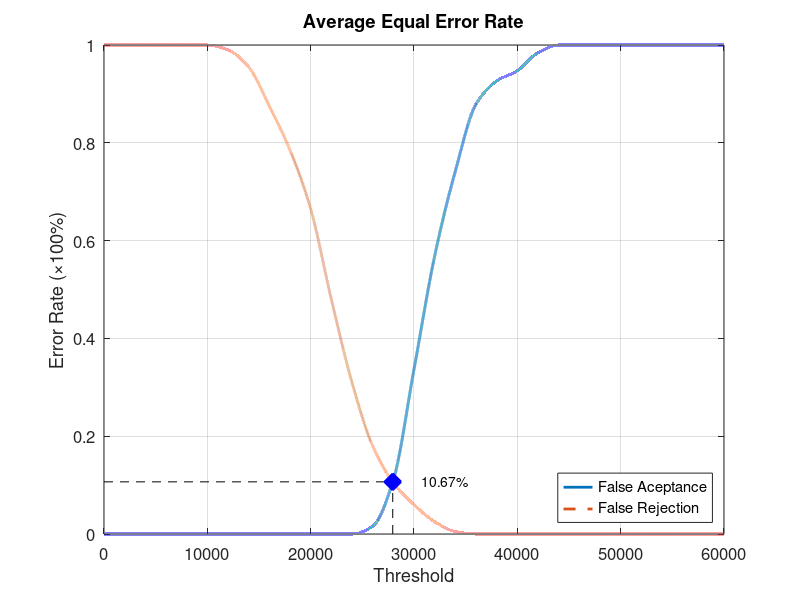
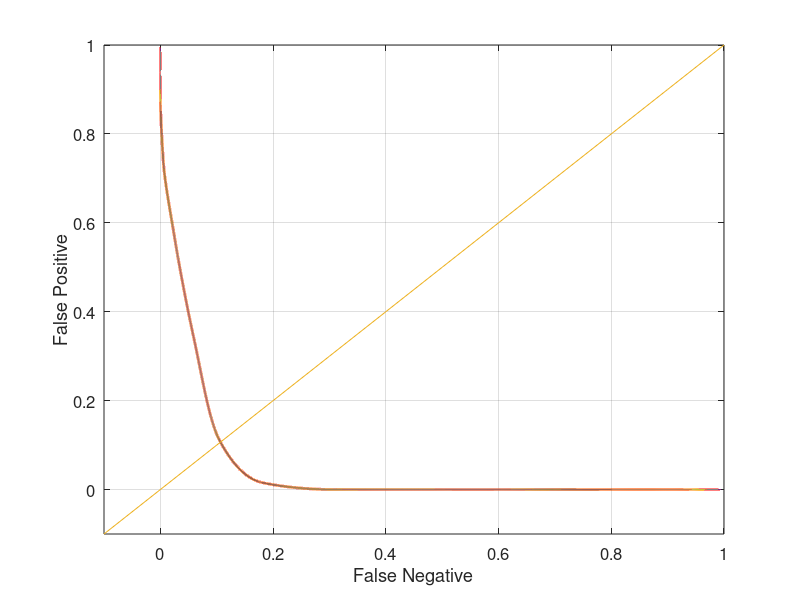

MATLAB code for these plots, in order:
function yEER = Database5_1
close all;
clear;
clc;
x = 0:2000:60000;
xq = 0:0.5:60000;

y0 = [0 0 0 0 0 0 0 0 0 0 0 0 0 0.0157895 0.110526 0.336842 0.568421 0.742105 0.878947 0.926316 0.947368 0.984211 1 1 1 1 1 1 1 1 1];
yy0 = interp1(x, y0, xq, 'pchip');
y1 = [1 1 1 1 1 1 0.99 0.955 0.875 0.785 0.665 0.48 0.31 0.18 0.105 0.06 0.025 0.005 0 0 0 0 0 0 0 0 0 0 0 0 0];
yy1 = interp1(x, y1, xq, 'pchip');

% Calculating EER: 
y2 = abs(y0 - y1);
find(y2 == min(y2))
yy2 = abs(yy0 - yy1);
xEER = find(yy2 == min(yy2));
xEERIndex = xq(xEER) % X-axis EER
yEER = yy0(xEER) % Y-axis EER

main = figure
plot(xq, yy0,'-','LineWidth', 2);	hold on
plot(xq, yy1,'--','LineWidth', 2);	hold on
plot([xEERIndex xEERIndex], [0 yEER], 'k--');	hold on
plot([0 xEERIndex], [yEER yEER], 'k--');	hold on
plot(xEERIndex, yEER, 'bx', 'LineWidth', 10);	hold on
text(xEERIndex + 10 * xEERIndex / 100, yEER, [num2str(round((10000 * yEER)) / 100) '%'])
legend('False Aceptance', 'False Rejection', 'Location', 'SouthEast')
xlabel('Threshold')
ylabel('Error Rate (\times100%)')
title('Average Equal Error Rate')
set(gca, 'FontSize', 12)
axis([0 60000 0 1])
grid on

print(main, 'Database5_1Main', '-dpng');
FNRxFPR = figure('Color', [1 1 1]);
plot(yy1, yy0, '-', yy1, yy0, 'LineWidth', 2);
hold on
y = -0.1:0.1:1
plot(y, y); 
set(gca, 'FontSize', 12)
xlabel('False Negative')
ylabel('False Positive')
axis([-0.1 1 -0.1 1])
set(gca, 'FontSize', 12)
grid on

print(FNRxFPR, 'Database5_1FNRxFPR','-dpng');
end
